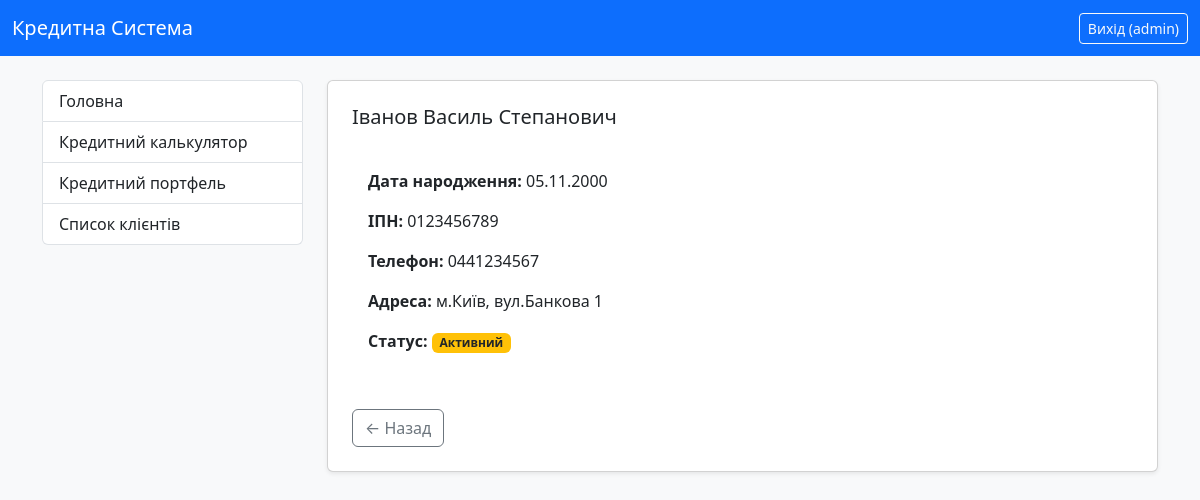
Screenshot of /client/2/ (signed in) with the database file from the repository.
### credit_system/models.py (models this page shows, shortened)
class CustomUser(AbstractUser):
    ROLE_CHOICES = (
        ('admin', 'Адмін'),
        ('manager', 'Менеджер'),
        ('client', 'Клієнт'),
    )
    role = models.CharField(
        max_length=10,
        choices=ROLE_CHOICES,
        default='client',
        verbose_name="Роль користувача"
    )
    middle_name = models.CharField(max_length=100, verbose_name="По батькові", blank=True)
    IPN = models.CharField(
        max_length=10,
        unique=True,
        verbose_name="ІПН",
        validators=[numeric_validator],
        null=True,
        blank=True
    )
    phone_number = models.CharField(max_length=20, verbose_name="Номер телефону", blank=True)
    address = models.CharField(max_length=255, verbose_name="Адреса", blank=True)
    date_of_birth = models.DateField(verbose_name="Дата народження", null=True, blank=True)
    class Meta:
        verbose_name = "Користувач"
        verbose_name_plural = "Користувачі"

### credit_system/views.py (the view)
# urls.py: path('client/<int:pk>/', views.ClientDetailView.as_view(), name='client_detail'),
class ClientDetailView(LoginRequiredMixin, DetailView):
    model = CustomUser
    template_name = 'credit_system/client_detail.html'
    context_object_name = 'client'
    def get_object(self, queryset=None):
        pk = self.kwargs.get(self.pk_url_kwarg)
        client_object = get_object_or_404(self.model, pk=pk)
        if not (self.request.user.is_superuser or self.request.user.is_manager):
            if client_object != self.request.user:
                raise Http404("Ви не маєте доступу до цього профілю клієнта.")
        return client_object

### credit_system/templates/credit_system/client_detail.html (shortened to what this page needs)
{% extends "credit_system/base.html" %}
{% block content %}
<div class="card shadow-sm p-4">
    <h5 class="mb-4">{{ client.last_name }} {{ client.first_name }} {{ client.middle_name }}</h5>
    <div class="card-body">
        <p><strong>Дата народження:</strong> {{ client.date_of_birth|date:"d.m.Y" }}</p>
        <p><strong>ІПН:</strong> {{ client.IPN }}</p>
        <p><strong>Телефон:</strong> {{ client.phone_number }}</p>
        <p><strong>Адреса:</strong> {{ client.address }}</p>
        <p><strong>Статус:</strong>
            {% if client.is_active %}
                <span class="badge bg-warning text-dark">Активний</span>
            {% else %}
                <span class="badge bg-success">Не активний</span>
            {% endif %}
        </p>
  </div>
    <div class="mt-4">
        {% with source=request.GET.source %}
            {% if source == 'credits' %}
                <a href="{% url 'all_credits_list' %}" class="btn btn-outline-primary">
                    ← Повернутись до списку кредитів
                </a>
            {% elif source == 'clients' %}
                <a href="{% url 'all_clients_list' %}" class="btn btn-outline-primary">
                    ← Повернутись до списку клієнтів
                </a>
            {% else %}
                <a href="{% url 'all_credits_list' %}" class="btn btn-outline-secondary">
                    ← Назад
                </a>
            {% endif %}
        {% endwith %}
    </div>
</div>
{% endblock %}

### credit_system/templates/credit_system/base.html (shortened to what this page needs)
{% load static %}
<!DOCTYPE html>
<html lang="uk">
<head>
    <link href="https://cdn.jsdelivr.net/npm/bootstrap@5.3.3/dist/css/bootstrap.min.css" rel="stylesheet">
    <link rel="stylesheet" href="{% static 'credit_system/style.css' %}">
</head>
<body class="bg-light">
<nav class="navbar navbar-expand-lg navbar-dark bg-primary">
  <div class="container-fluid">
    <a class="navbar-brand" href="{% url 'index' %}">Кредитна Система</a>
    <div class="d-flex">
      {% if user.is_authenticated %}
        <form method="post" action="{% url 'logout' %}" class="d-inline">
          <button type="submit" class="btn btn-outline-light btn-sm">
            Вихід ({{ user.username }})
          </button>
        </form>
      {% else %}
        <a href="{% url 'login' %}" class="btn btn-outline-light btn-sm">Вхід</a>
      {% endif %}
    </div>
  </div>
</nav>
<div class="container mt-4">
  <div class="row">
    <div class="col-lg-3 mb-3">
      <div class="list-group">
        <a href="{% url 'index' %}" class="list-group-item list-group-item-action">
          Головна
        </a>
        <a href="#" class="list-group-item list-group-item-action">
          Кредитний калькулятор
        </a>
        {% if user.is_authenticated %}
            {% if user.is_superuser or user.is_manager %}
                <a href="{% url 'all_credits_list' %}" class="list-group-item list-group-item-action">
                    Кредитний портфель
                </a>
                <a href="{% url 'all_clients_list' %}" class="list-group-item list-group-item-action">
                    Список клієнтів
                </a>
            {% elif user.is_client %}
                <a href="{% url 'user_credits_list' %}" class="list-group-item list-group-item-action">
                    Мої кредити
                </a>
            {% endif %}
        {% endif %}
      </div>
    </div>
    <div class="col-lg-9">
      {% block content %}{% endblock %}
    </div>
  </div>
</div>
</body>
</html>

### credit_system/static/credit_system/style.css (style rules this page uses)
body { background-color: #f8f9fa; }

### rows the page displays
CustomUser: username "admin"
CustomUser: last_name "Іванов", first_name "Василь", middle_name "Степанович", date_of_birth "05.11.2000", IPN "0123456789", phone_number "0441234567", address "м.Київ, вул.Банкова 1"
